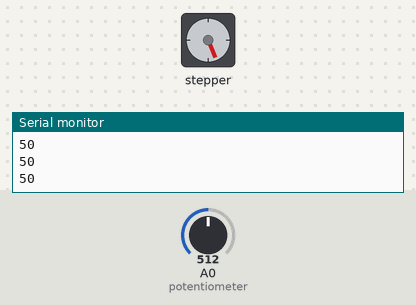
The sketch below on a simulated Arduino Uno, built with avr-gcc and run on an emulated ATmega328P. Parts: stepper motor, the last lines printed to the serial monitor. Inputs (shaded band) come from the test bench; at power-on: A0 (potentiometer) = 512. Stepper angles assume 100 steps per turn.

Above: at 1.2 s.
1.3 s: A0 (potentiometer) set to 716
At 1.97 s:
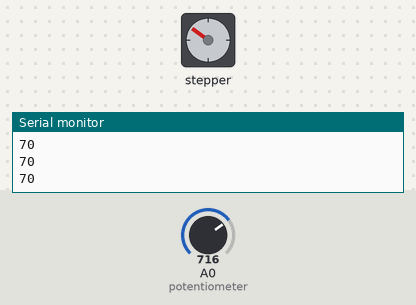
4.3 s: A0 (potentiometer) set to 0
At 4.71 s:
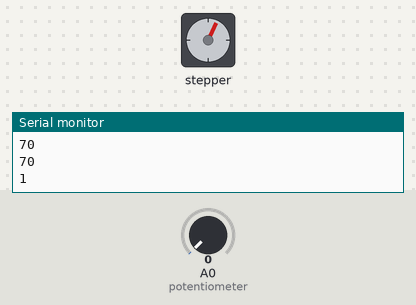
Timing chart, 0 to 16.3 s (numbered marks = the images above; inputs shaded):
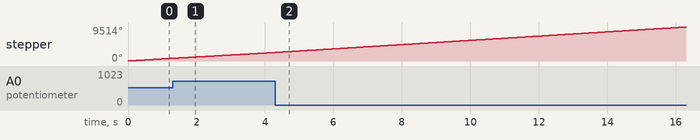

The sketch:

Side_2.ino
```cpp
#define StepPerRev 100 // set steps per revolution value

#include "Stepper.h" // include stepper motor library

Stepper SM(StepPerRev, 8, 9, 10, 11); // define your stepper name(Step pet Revolution , 4 pins connected to Encoder)

int Sensor,Speed; //declre variables

void setup()
{
	Serial.begin(9600);
}

void loop()
{
  Sensor = analogRead(A0); // read value of potentiometer
  Speed = map(Sensor,0,1023,1,100); // scale value of potentiometer to value of steps per revolution
  Serial.println (Speed); // print the scaled value of potentiometer
  SM.setSpeed(100);
  SM.step(StepPerRev / Speed); // if step = step per revolution then speed is maximum
  // at step = 1 the speed is minimum
}
```
